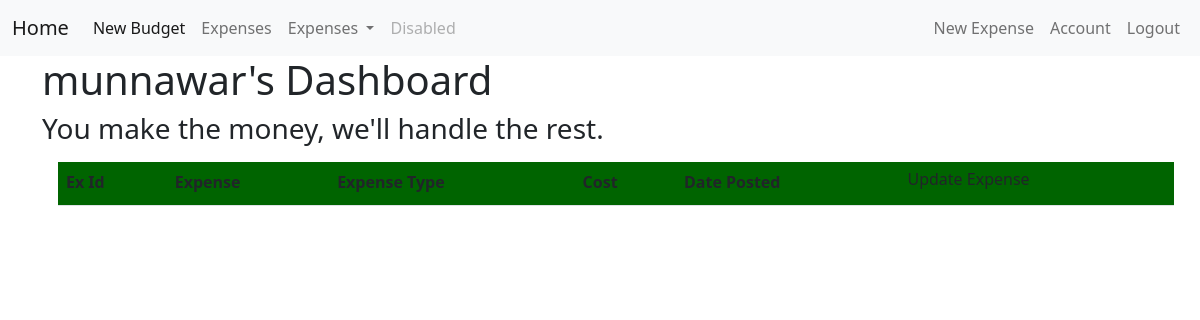
The page /start (signed in) on the database as committed earlier.
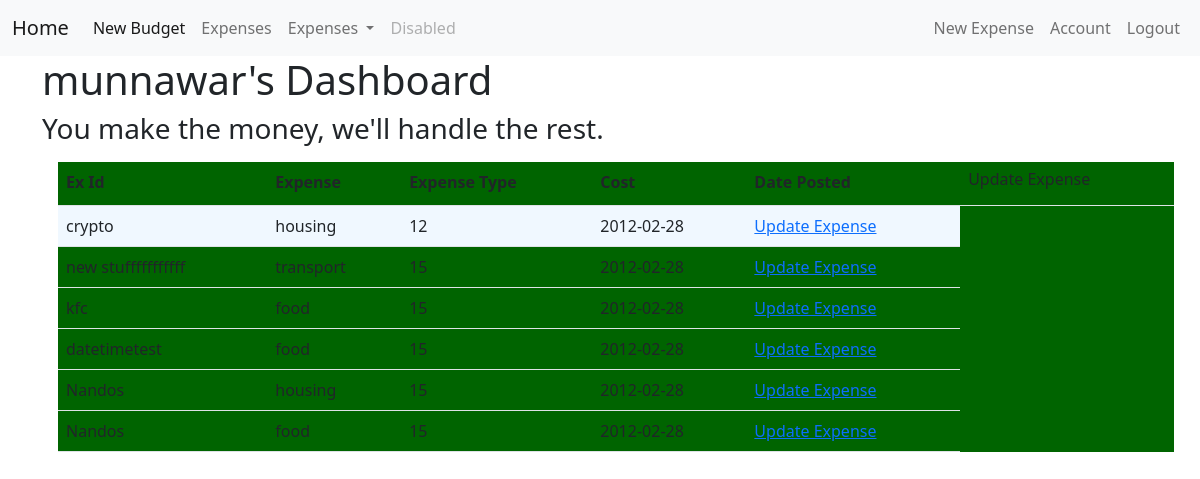
The same page on the database as committed later.
### budget_app/models.py (models this page shows, shortened)
class User(db.Model, UserMixin):
    id = db.Column(db.Integer, primary_key=True)
    email = db.Column(db.String(120), unique=True, nullable=False)
    username = db.Column(db.String(20), unique=True, nullable=False)
    password = db.Column(db.String(60), nullable=False)
    expense = db.relationship('Expense', backref='user', lazy=True)

class Expense(db.Model):
    id = db.Column(db.Integer, primary_key=True)
    vendor = db.Column(db.String(100), nullable=False)
    expense_type = db.Column(db.String(50), nullable=False)
    cost = db.Column(db.Integer, nullable=False)
    date_posted = db.Column(db.DateTime, nullable=False, default=datetime.utcnow)
    user_id = db.Column(db.Integer, db.ForeignKey('user.id'), nullable=False)

### budget_app/routes.py (the view)
@app.route('/start')
@login_required
def start():
    headings = ("Ex Id", "Expense", "Expense Type", "Cost", "Date Posted")
    expenses = Expense.query.filter_by(user_id = session["user_id"])
    return render_template('start.html', expenses=expenses, headings=headings)

### budget_app/models.py (called while the page is built)
@login_manager.user_loader
def load_user(user_id):
    return User.query.get(int(user_id))

### budget_app/templates/start.html (shortened to what this page needs)
{% extends 'base.html' %}
{% block head %}
<link rel="stylesheet" href="/static/styles.css" />
{% endblock %}
{% block body %}
    <h1>{{current_user.username}}'s Dashboard </h1>
    <h3>You make the money, we'll handle the rest.</h3>
    <table class="table">
        <tr class="table__header">
        {% for header in headings %}
        <th class="table__cell">{{ header }}</th>
        {% endfor %}
        <td class="table__cell"><h6>Update Expense</h6>
        </td>
        </tr>
        <tr class="table__row">
        {% for item in expenses %}
            <td class= "table__cell">{{ item.vendor }}</td>
            <td class= "table__cell">{{ item.expense_type }}</td>
            <td class= "table__cell">{{ item.cost }}</td>
            <td class= "table__cell">{{ item.date_posted.strftime('%Y-%m-%d') }}</td>
            <td> <a href="{{ url_for('expense', expense_id=item.id) }}">Update Expense</a></td>
        </tr>
        {% endfor %}
    </table>
{% endblock %}

### budget_app/templates/base.html (shortened to what this page needs)
<!DOCTYPE html>
<html lang="en">
<head>
    <link href="https://cdn.jsdelivr.net/npm/bootstrap@5.0.0-beta1/dist/css/bootstrap.min.css" rel="stylesheet">
    {% block head %} {% endblock %}
</head>
<body>
  <header class="site-header">
    <nav class="navbar navbar-expand-lg navbar-light bg-light">
      <div class="container-fluid">
        <a class="navbar-brand" href="{{ url_for('index') }}">Home</a>
        <div class="collapse navbar-collapse" id="navbarSupportedContent">
          <ul class="navbar-nav me-auto mb-2 mb-lg-0">
            <li class="nav-item">
              <a class="nav-link active" aria-current="page" href="#">New Budget</a>
            </li>
            <li class="nav-item">
              <a class="nav-link" href="#">Expenses</a>
            </li>
            <li class="nav-item dropdown">
              <a class="nav-link dropdown-toggle" href="#" id="navbarDropdown" role="button" data-bs-toggle="dropdown" aria-expanded="false">
                Expenses
              </a>
            </li>
            <li class="nav-item">
              <a class="nav-link disabled" href="#" tabindex="-1" aria-disabled="true">Disabled</a>
            </li>
          </ul>
          <div class="navbar-nav">
            {% if current_user.is_authenticated %}
            <a class="nav-link" href="{{ url_for('new_expense') }}">New Expense</a>
            <a class="nav-link" href="{{ url_for('account') }}">Account</a>
            <a class="nav-link" href="{{ url_for('logout') }}">Logout</a>
            {% else %}
              <a class="nav-link" href="{{ url_for('login') }}">Login</a>
              <a class="nav-link" href="{{ url_for('register') }}">Register</a>
            {% endif %}
        </div>
      </div>
    </nav>
    </header>
    <div class="container">
        {% block body %} {% endblock %}
    </div>
</body>
</html>

### budget_app/static/styles.css (style rules this page uses)
.table { border-spacing: 0; margin: 1rem; background-color: darkgreen; }
.table__row:nth-child(even) { background-color: aliceblue; }
.table__header { text-align: left; }
.table__cell { padding: 8px; }

Rows that differ between the two databases and show on the page:
added Expense: vendor "crypto", expense_type "housing", cost "12", date_posted "2012-02-28"
added Expense: vendor "new stufffffffffff", expense_type "transport", cost "15", date_posted "2012-02-28"
added Expense: vendor "kfc", expense_type "food", cost "15", date_posted "2012-02-28"
added Expense: vendor "datetimetest", expense_type "food", cost "15", date_posted "2012-02-28"
added Expense: vendor "Nandos", expense_type "housing", cost "15", date_posted "2012-02-28"
added Expense: vendor "Nandos", expense_type "food", cost "15", date_posted "2012-02-28"
